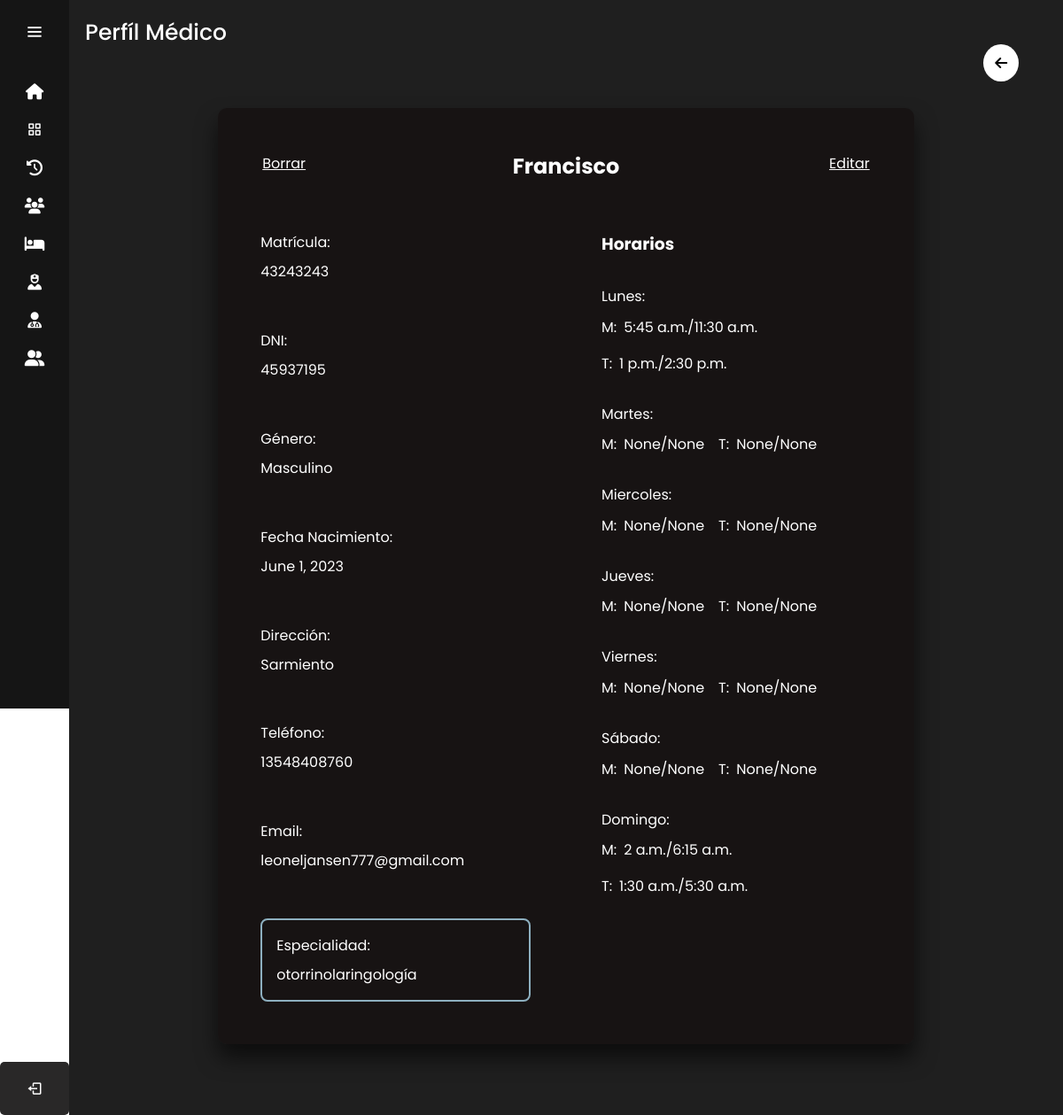
The app's page /perfil_medico/2/ (signed in) with its own data.
### sitio/models.py (models this page shows)
class Medico(models.Model):
    DNI=models.CharField(max_length=8)
    nombre=models.CharField(max_length=50)
    apellido=models.CharField(max_length=100)
    matricula=models.CharField(max_length=10)
    direccion = models.TextField()
    email = models.EmailField()
    telefono = models.CharField(max_length=12)
    estado=models.BooleanField(default=False)
    especialidad=models.CharField(max_length=100)
    genero=models.CharField(max_length=12, default='Masculino')
    fecha_nacimiento=models.DateField()
    lunesMI = models.TimeField(null=True)
    lunesMF = models.TimeField(null=True)
    lunesTI = models.TimeField(null=True)
    lunesTF = models.TimeField(null=True)
    martesMI = models.TimeField(null=True)
    martesMF = models.TimeField(null=True)
    martesTI = models.TimeField(null=True)
    martesTF = models.TimeField(null=True)
    miercolesMI = models.TimeField(null=True)
    miercolesMF = models.TimeField(null=True)
    miercolesTI = models.TimeField(null=True)
    miercolesTF = models.TimeField(null=True)
    juevesMI = models.TimeField(null=True)
    juevesMF = models.TimeField(null=True)
    juevesTI = models.TimeField(null=True)
    juevesTF = models.TimeField(null=True)
    viernesMI = models.TimeField(null=True)
    viernesMF = models.TimeField(null=True)
    viernesTI = models.TimeField(null=True)
    viernesTF = models.TimeField(null=True)
    sabadoMI = models.TimeField(null=True)
    sabadoMF = models.TimeField(null=True)
    sabadoTI = models.TimeField(null=True)
    sabadoTF = models.TimeField(null=True)
    domingoMI = models.TimeField(null=True)
    domingoMF = models.TimeField(null=True)
    domingoTI = models.TimeField(null=True)
    domingoTF = models.TimeField(null=True)

### sitio/views.py (the view)
# urls.py: path('perfil_medico/<int:medico_id>/',login_required(views.perfil_medico),name='perfil_medico'),
def perfil_medico (request,medico_id):
    medicos=get_object_or_404(Medico,id=medico_id)
    return render(request, 'perfil_medico.html',{'medicos':medicos})

### sitio/templates/perfil_medico.html (shortened to what this page needs)
{% extends 'layouts/nav.html' %} {% load static %} {% block content %}
<head>
    <link rel="stylesheet" href="{% static '/Styles/perfil_medico_enfermero_styles.css' %}">
</head>
<div class="text">Perfíl Médico</div>
<div class="btn_volver">
    <a href="javascript:history.back(-1)"><i class="fa-solid fa-arrow-left"></i></a>
</div>
<div class="container_perfil_medico_enfermero">
    <div class="perfil_medico_enfermero">
        <div class="editar_perfil">
            <a href="{% url 'editar_medico' medicos.id %}">Editar</a>
        </div>
        <a href="" id="eliminar_enfermero" class="borrar" onclick="eliminar_sala('{{ medicos.id }}')" >Borrar</a>
        <div class="nombre_apellido">
            <h2>{{ medicos.nombre }}</h2>
        </div>
        <div class="item_perfil izquierda_perfil">
            <p>Matrícula:</p> <p>{{ medicos.matricula }}</p>
        </div>
        <div class="item_perfil horario">
            <h3>Horarios</h3>
            <div class="dia_semana">
                <p>Lunes:</p>
                <div class="manana_tarde">
                    <div class="item_manana_tarde">
                        <p>M: </p><p><span>{{medicos.lunesMI}}</span>/<span>{{medicos.lunesMF}}</span></p>
                    </div>
                    <div class="item_manana_tarde">
                        <p>T: </p><p> <span>{{medicos.lunesTI}}</span>/<span>{{medicos.lunesTF}}</span></p>
                    </div>
                </div>
            </div>
            <div class="dia_semana">
                <p>Martes:</p>
                <div class="manana_tarde">
                    <div class="item_manana_tarde">
                        <p>M: </p><p><span>{{medicos.martesMI}}</span>/<span>{{medicos.martesMF}}</span></p>
                    </div>
                    <div class="item_manana_tarde">
                        <p>T: </p><p> <span>{{medicos.martesTI}}</span>/<span>{{medicos.martesTF}}</span></p>
                    </div>
                </div>
            </div>
            <div class="dia_semana">
                <p>Miercoles:</p>
                <div class="manana_tarde">
                    <div class="item_manana_tarde">
                        <p>M: </p><p><span>{{medicos.miercolesMI}}</span>/<span>{{medicos.miercolesMF}}</span></p>
                    </div>
                    <div class="item_manana_tarde">
                        <p>T: </p><p> <span>{{medicos.miercolesTI}}</span>/<span>{{medicos.miercolesTF}}</span></p>
                    </div>
                </div>
            </div>
            <div class="dia_semana">
                <p>Jueves:</p>
                <div class="manana_tarde">
                    <div class="item_manana_tarde">
                        <p>M: </p><p><span>{{medicos.juevesMI}}</span>/<span>{{medicos.miercolesMF}}</span></p>
                    </div>
                    <div class="item_manana_tarde">
                        <p>T: </p><p> <span>{{medicos.juevesTI}}</span>/<span>{{medicos.juevesTF}}</span></p>
                    </div>
                </div>
            </div>
            <div class="dia_semana">
                <p>Viernes:</p>
                <div class="manana_tarde">
                    <div class="item_manana_tarde">
                        <p>M: </p><p><span>{{medicos.viernesMI}}</span>/<span>{{medicos.viernesMF}}</span></p>
                    </div>
                    <div class="item_manana_tarde">
                        <p>T: </p><p> <span>{{medicos.viernesTI}}</span>/<span>{{medicos.viernesTF}}</span></p>
                    </div>
                </div>
            </div>
            <div class="dia_semana">
                <p>Sábado:</p>
                <div class="manana_tarde">
                    <div class="item_manana_tarde">
                        <p>M: </p><p><span>{{medicos.sabadoMI}}</span>/<span>{{medicos.sabadoMF}}</span></p>
                    </div>
                    <div class="item_manana_tarde">
                        <p>T: </p><p> <span>{{medicos.sabadoTI}}</span>/<span>{{medicos.sabadoTF}}</span></p>
                    </div>
                </div>
            </div>
            <div class="dia_semana">
                <p>Domingo:</p>
                <div class="manana_tarde">
                    <div class="item_manana_tarde">
                        <p>M: </p><p><span>{{medicos.domingoMI}}</span>/<span>{{medicos.domingoMF}}</span></p>
                    </div>
                    <div class="item_manana_tarde">
                        <p>T: </p><p> <span>{{medicos.domingoTI}}</span>/<span>{{medicos.domingoTF}}</span></p>
                    </div>
                </div>
            </div>
        </div>
        <div class="item_perfil izquierda_perfil">
            <p>DNI:</p> <p>{{ medicos.DNI }}</p>
        </div>
        <div class="item_perfil izquierda_perfil">
            <p>Género:</p> <p>{{ medicos.genero }}</p>
        </div>
        <div class="item_perfil izquierda_perfil">
            <p>Fecha Nacimiento: </p><p>{{ medicos.fecha_nacimiento }}</p>
        </div>
        <div class="item_perfil izquierda_perfil">
            <p>Dirección: </p> <p>{{ medicos.direccion }}</p>
        </div>
        <div class="item_perfil izquierda_perfil telefono">
            <p>Teléfono: </p> <p>{{ medicos.telefono }}</p>
        </div>
        <div class="item_perfil izquierda_perfil email">
            <p>Email: </p> <p>{{ medicos.email }}</p>
        </div>
        <div class="item_perfil izquierda_perfil especialidad">
            <p>Especialidad:</p> <p>{{ medicos.especialidad }}</p>
        </div>
    </div>
</div>
{% endblock %}

### sitio/static/Styles/nav_styles.css (style rules this page uses)
body { position: relative; }
:root { --color-default:#151515; --color-second:#292828; --color-white:#fff; --color-body:#1F1F1F; --color-light:#e0e0e0; --color-text:#fff; }
* { padding: 0%; margin: 0%; box-sizing: border-box; font-family: 'Poppins', sans-serif; }
body { min-height: 100vh; }
.home-section .text { display: inline-block; color:var(--color-text); font-size: 25px; font-weight: 500; margin: 18px; }
.btn_volver { color: black; background-color: white; padding: .8em; border-radius: 100%; position: absolute; top: 50px; right: 50px; }
.btn_volver a { color: black; text-decoration: none; }

### sitio/static/Styles/perfil_medico_enfermero_styles.css (style rules this page uses)
.perfil_medico_enfermero { display: grid; grid-template-columns: 1fr 1fr; column-gap: 5em; row-gap: 1.5em; margin: 0 auto 0; padding: 3em; background: rgba(24, 20, 20, 0.987); box-sizing: border-box; box-shadow: 0 15px 25px rgba(0,0,0,.6); border-radius: 10px; width: 70%; color: white; position: relative; }
.item_perfil { display: flex; flex-direction: column; gap: .5em; }
.borrar { position: absolute; top: 50px; left: 50px; color: white; cursor: pointer; text-decoration:underline }
.editar_perfil { position: absolute; top: 50px; right: 50px; }
.editar_perfil a { color: white; }
.container_perfil_medico_enfermero { padding: 3em 0 5em; }
.nombre_apellido { grid-column: 1/3; text-align: center; padding-bottom: 2em; }
.izquierda_perfil { grid-column: 1/2; }
.horario { grid-column: 2/3; grid-row: 2/9; display: flex; flex-direction: column; gap: 2em; }
.dia_semana { display: flex; flex-direction: column; gap: .6em; }
.manana_tarde { display: flex; gap: 1em; flex-wrap: wrap; }
.item_manana_tarde { display: flex; gap: .5em; }
.especialidad { border: 2px solid rgb(141, 175, 191); padding: 1em; border-radius: .5em; }

### records on screen
Medico: nombre "Francisco", matricula "43243243", lunesMI "5:45 a.m.", lunesMF "11:30 a.m.", lunesTI "1 p.m.", lunesTF "2:30 p.m.", martesMI "None", martesMF "None", martesTI "None", martesTF "None", miercolesMI "None", miercolesMF "None", miercolesTI "None", miercolesTF "None", juevesMI "None", juevesTI "None", juevesTF "None", viernesMI "None", viernesMF "None", viernesTI "None", viernesTF "None", sabadoMI "None", sabadoMF "None", sabadoTI "None", sabadoTF "None", domingoMI "2 a.m.", domingoMF "6:15 a.m.", domingoTI "1:30 a.m.", domingoTF "5:30 a.m.", DNI "45937195", genero "Masculino", fecha_nacimiento "June 1, 2023", direccion "Sarmiento", telefono "13548408760", email "leoneljansen777@gmail.com", especialidad "otorrinolaringología"
